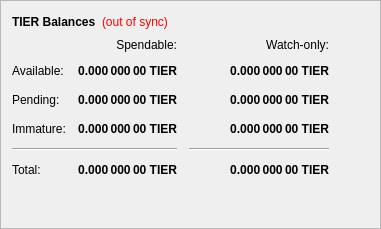
        <widget class="QFrame" name="frame">
         <property name="frameShape">
          <enum>QFrame::StyledPanel</enum>
         </property>
         <property name="frameShadow">
          <enum>QFrame::Raised</enum>
         </property>
         <layout class="QVBoxLayout" name="verticalLayout_4">
          <item>
           <layout class="QHBoxLayout" name="horizontalLayout_4">
            <item>
             <widget class="QLabel" name="label_5">
              <property name="font">
               <font>
                <weight>75</weight>
                <bold>true</bold>
               </font>
              </property>
              <property name="text">
               <string>TIER Balances</string>
              </property>
             </widget>
            </item>
            <item>
             <widget class="QLabel" name="labelWalletStatus">
              <property name="cursor">
               <cursorShape>WhatsThisCursor</cursorShape>
              </property>
              <property name="toolTip">
               <string>The displayed information may be out of date. Your wallet automatically synchronizes with the Tiercoin network after a connection is established, but this process has not completed yet.</string>
              </property>
              <property name="styleSheet">
               <string notr="true">QLabel { color: red; }</string>
              </property>
              <property name="text">
               <string notr="true">(out of sync)</string>
              </property>
              <property name="alignment">
               <set>Qt::AlignLeading|Qt::AlignLeft|Qt::AlignVCenter</set>
              </property>
             </widget>
            </item>
            <item>
             <spacer name="horizontalSpacer_3">
              <property name="orientation">
               <enum>Qt::Horizontal</enum>
              </property>
              <property name="sizeHint" stdset="0">
               <size>
                <width>40</width>
                <height>20</height>
               </size>
              </property>
             </spacer>
            </item>
           </layout>
          </item>
          <item>
           <layout class="QGridLayout" name="gridLayout">
            <property name="spacing">
             <number>12</number>
            </property>
            <item row="2" column="2">
             <widget class="QLabel" name="labelWatchPending">
              <property name="font">
               <font>
                <weight>75</weight>
                <bold>true</bold>
               </font>
              </property>
              <property name="cursor">
               <cursorShape>IBeamCursor</cursorShape>
              </property>
              <property name="toolTip">
               <string>Unconfirmed transactions to watch-only addresses</string>
              </property>
              <property name="text">
               <string notr="true">0.000 000 00 TIER</string>
              </property>
              <property name="alignment">
               <set>Qt::AlignRight|Qt::AlignTrailing|Qt::AlignVCenter</set>
              </property>
              <property name="textInteractionFlags">
               <set>Qt::LinksAccessibleByMouse|Qt::TextSelectableByKeyboard|Qt::TextSelectableByMouse</set>
              </property>
             </widget>
            </item>
            <item row="2" column="1">
             <widget class="QLabel" name="labelUnconfirmed">
              <property name="font">
               <font>
                <weight>75</weight>
                <bold>true</bold>
               </font>
              </property>
              <property name="cursor">
               <cursorShape>IBeamCursor</cursorShape>
              </property>
              <property name="toolTip">
               <string>Total of transactions that have yet to be confirmed, and do not yet count toward the spendable balance</string>
              </property>
              <property name="text">
               <string notr="true">0.000 000 00 TIER</string>
              </property>
              <property name="alignment">
               <set>Qt::AlignRight|Qt::AlignTrailing|Qt::AlignVCenter</set>
              </property>
              <property name="textInteractionFlags">
               <set>Qt::LinksAccessibleByMouse|Qt::TextSelectableByKeyboard|Qt::TextSelectableByMouse</set>
              </property>
             </widget>
            </item>
            <item row="3" column="2">
             <widget class="QLabel" name="labelWatchImmature">
              <property name="font">
               <font>
                <weight>75</weight>
                <bold>true</bold>
               </font>
              </property>
              <property name="cursor">
               <cursorShape>IBeamCursor</cursorShape>
              </property>
              <property name="toolTip">
               <string>Staked or masternode rewards in watch-only addresses that has not yet matured</string>
              </property>
              <property name="text">
               <string notr="true">0.000 000 00 TIER</string>
              </property>
              <property name="alignment">
               <set>Qt::AlignRight|Qt::AlignTrailing|Qt::AlignVCenter</set>
              </property>
              <property name="textInteractionFlags">
               <set>Qt::LinksAccessibleByMouse|Qt::TextSelectableByKeyboard|Qt::TextSelectableByMouse</set>
              </property>
             </widget>
            </item>
            <item row="4" column="0" colspan="2">
             <widget class="Line" name="lineSpendableBalance">
              <property name="orientation">
               <enum>Qt::Horizontal</enum>
              </property>
             </widget>
            </item>
            <item row="4" column="2">
             <widget class="Line" name="lineWatchBalance">
              <property name="sizePolicy">
               <sizepolicy hsizetype="Preferred" vsizetype="Fixed">
                <horstretch>0</horstretch>
                <verstretch>0</verstretch>
               </sizepolicy>
              </property>
              <property name="minimumSize">
               <size>
                <width>140</width>
                <height>0</height>
               </size>
              </property>
              <property name="orientation">
               <enum>Qt::Horizontal</enum>
              </property>
             </widget>
            </item>
            <item row="5" column="0">
             <widget class="QLabel" name="labelTotalText">
              <property name="text">
               <string>Total:</string>
              </property>
             </widget>
            </item>
            <item row="3" column="1">
             <widget class="QLabel" name="labelImmature">
              <property name="font">
               <font>
                <weight>75</weight>
                <bold>true</bold>
               </font>
              </property>
              <property name="cursor">
               <cursorShape>IBeamCursor</cursorShape>
              </property>
              <property name="toolTip">
               <string>Staked or masternode rewards that has not yet matured</string>
              </property>
              <property name="text">
               <string notr="true">0.000 000 00 TIER</string>
              </property>
              <property name="alignment">
               <set>Qt::AlignRight|Qt::AlignTrailing|Qt::AlignVCenter</set>
              </property>
              <property name="textInteractionFlags">
               <set>Qt::LinksAccessibleByMouse|Qt::TextSelectableByKeyboard|Qt::TextSelectableByMouse</set>
              </property>
             </widget>
            </item>
            <item row="2" column="3">
             <spacer name="horizontalSpacer_2">
              <property name="orientation">
               <enum>Qt::Horizontal</enum>
              </property>
              <property name="sizeHint" stdset="0">
               <size>
                <width>40</width>
                <height>20</height>
               </size>
              </property>
             </spacer>
            </item>
            <item row="3" column="0">
             <widget class="QLabel" name="labelImmatureText">
              <property name="text">
               <string>Immature:</string>
              </property>
             </widget>
            </item>
            <item row="5" column="1">
             <widget class="QLabel" name="labelTotal">
              <property name="font">
               <font>
                <weight>75</weight>
                <bold>true</bold>
               </font>
              </property>
              <property name="cursor">
               <cursorShape>IBeamCursor</cursorShape>
              </property>
              <property name="toolTip">
               <string>Your current total balance</string>
              </property>
              <property name="text">
               <string notr="true">0.000 000 00 TIER</string>
              </property>
              <property name="alignment">
               <set>Qt::AlignRight|Qt::AlignTrailing|Qt::AlignVCenter</set>
              </property>
              <property name="textInteractionFlags">
               <set>Qt::LinksAccessibleByMouse|Qt::TextSelectableByKeyboard|Qt::TextSelectableByMouse</set>
              </property>
             </widget>
            </item>
            <item row="5" column="2">
             <widget class="QLabel" name="labelWatchTotal">
              <property name="font">
               <font>
                <weight>75</weight>
                <bold>true</bold>
               </font>
              </property>
              <property name="cursor">
               <cursorShape>IBeamCursor</cursorShape>
              </property>
              <property name="toolTip">
               <string>Current total balance in watch-only addresses</string>
              </property>
              <property name="text">
               <string notr="true">0.000 000 00 TIER</string>
              </property>
              <property name="alignment">
               <set>Qt::AlignRight|Qt::AlignTrailing|Qt::AlignVCenter</set>
              </property>
              <property name="textInteractionFlags">
               <set>Qt::LinksAccessibleByMouse|Qt::TextSelectableByKeyboard|Qt::TextSelectableByMouse</set>
              </property>
             </widget>
            </item>
            <item row="0" column="2">
             <widget class="QLabel" name="labelWatchonly">
              <property name="text">
               <string>Watch-only:</string>
              </property>
              <property name="alignment">
               <set>Qt::AlignRight|Qt::AlignTrailing|Qt::AlignVCenter</set>
              </property>
             </widget>
            </item>
            <item row="1" column="0">
             <widget class="QLabel" name="labelBalanceText">
              <property name="text">
               <string>Available:</string>
              </property>
             </widget>
            </item>
            <item row="1" column="1">
             <widget class="QLabel" name="labelBalance">
              <property name="font">
               <font>
                <weight>75</weight>
                <bold>true</bold>
               </font>
              </property>
              <property name="cursor">
               <cursorShape>IBeamCursor</cursorShape>
              </property>
              <property name="toolTip">
               <string>Your current spendable balance</string>
              </property>
              <property name="text">
               <string notr="true">0.000 000 00 TIER</string>
              </property>
              <property name="alignment">
               <set>Qt::AlignRight|Qt::AlignTrailing|Qt::AlignVCenter</set>
              </property>
              <property name="textInteractionFlags">
               <set>Qt::LinksAccessibleByMouse|Qt::TextSelectableByKeyboard|Qt::TextSelectableByMouse</set>
              </property>
             </widget>
            </item>
            <item row="1" column="2">
             <widget class="QLabel" name="labelWatchAvailable">
              <property name="font">
               <font>
                <weight>75</weight>
                <bold>true</bold>
               </font>
              </property>
              <property name="cursor">
               <cursorShape>IBeamCursor</cursorShape>
              </property>
              <property name="toolTip">
               <string>Your current balance in watch-only addresses</string>
              </property>
              <property name="text">
               <string notr="true">0.000 000 00 TIER</string>
              </property>
              <property name="alignment">
               <set>Qt::AlignRight|Qt::AlignTrailing|Qt::AlignVCenter</set>
              </property>
              <property name="textInteractionFlags">
               <set>Qt::LinksAccessibleByMouse|Qt::TextSelectableByKeyboard|Qt::TextSelectableByMouse</set>
              </property>
             </widget>
            </item>
            <item row="2" column="0">
             <widget class="QLabel" name="labelPendingText">
              <property name="text">
               <string>Pending:</string>
              </property>
             </widget>
            </item>
            <item row="0" column="1">
             <widget class="QLabel" name="labelSpendable">
              <property name="text">
               <string>Spendable:</string>
              </property>
              <property name="alignment">
               <set>Qt::AlignRight|Qt::AlignTrailing|Qt::AlignVCenter</set>
              </property>
             </widget>
            </item>
           </layout>
          </item>
          <item>
           <spacer name="verticalSpacer_4">
            <property name="orientation">
             <enum>Qt::Vertical</enum>
            </property>
            <property name="sizeHint" stdset="0">
             <size>
              <width>20</width>
              <height>40</height>
             </size>
            </property>
           </spacer>
          </item>
         </layout>
        </widget>
